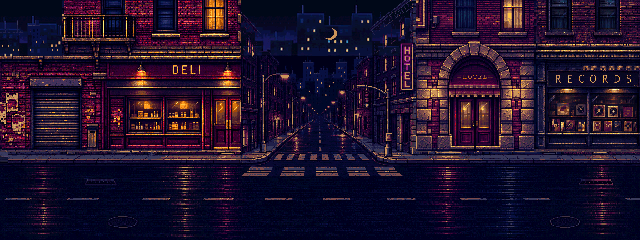
#> input picture docs/intersection-detail-complete/intersection-640.png, 640 x 240 px
$ python preview-intersection-detail-complete.py
#> lines starting #> are read from the running program, lines starting #| are printed output that depends on the picture
#!/usr/bin/env python3
"""Review-only native/enlarged crops; never modify source pixels or runtime data."""
from pathlib import Path
from PIL import Image,ImageDraw
R=Path(__file__).resolve().parents[1];D=R/'docs/intersection-detail-complete';cur=Image.open(D/'intersection-640.png');before=Image.open(R/'docs/intersection-hotel-detail/intersection-640.png')
#> further down, cur is the input picture: PIL image 640x240 RGB; mean R, G, B 33, 18.2, 43.2
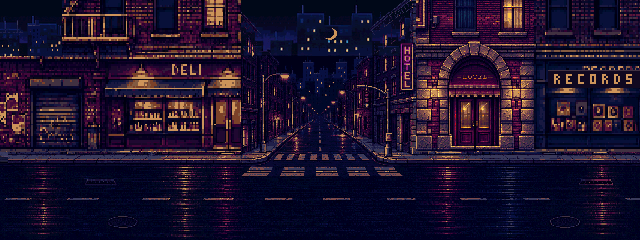
#> input picture docs/intersection-hotel-detail/intersection-640.png, 640 x 240 px
#> further down, before is the input picture: PIL image 640x240 RGB; mean R, G, B 30.2, 18.5, 44.5
for name,box in [('hotel-to-records',(400,0,640,164)),('deli-to-intersection',(190,0,290,164)),('old-strip-transition',(1180,48,1390,170))]:
 im=Image.open(D/'panorama.png') if name=='old-strip-transition' else cur;q=im.crop(box);q.resize((q.width*3,q.height*3),Image.Resampling.NEAREST).save(D/(name+'.png'))
#> after `q = im.crop(box)`:
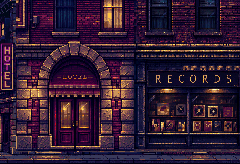
#> q: PIL image 240x164 RGB; mean R, G, B 51, 28.5, 50.9
#> after `im = Image.open(D / 'panorama.png') if name == 'old-strip-transition' `:
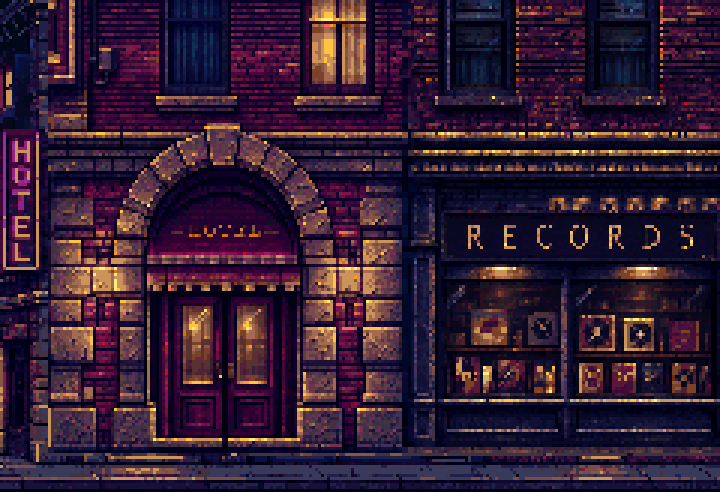
#> saved as hotel-to-records.png: PIL image 720x492 RGB; mean R, G, B 51, 28.5, 50.9
#> pass 3 of the loop `for name,box in [('hotel-to-records',(400,0,640,164)),('deli-to-inters..`:
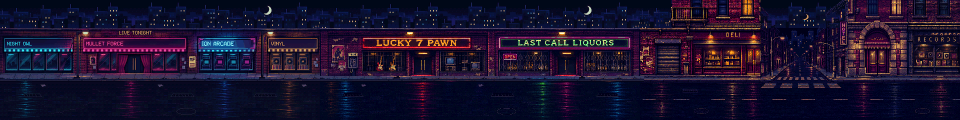
#> input picture docs/intersection-detail-complete/panorama.png, 1920 x 240 px (shown at 1/2 size)
#> im is the input picture: PIL image 1920x240 RGB; mean R, G, B 27.5, 19, 45.8
#> `q = im.crop(box)`:
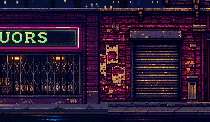
#> q: PIL image 210x122 RGB; mean R, G, B 42.3, 23.5, 49
#> `im = Image.open(D / 'panorama.png') if name == 'old-strip-transition' `:
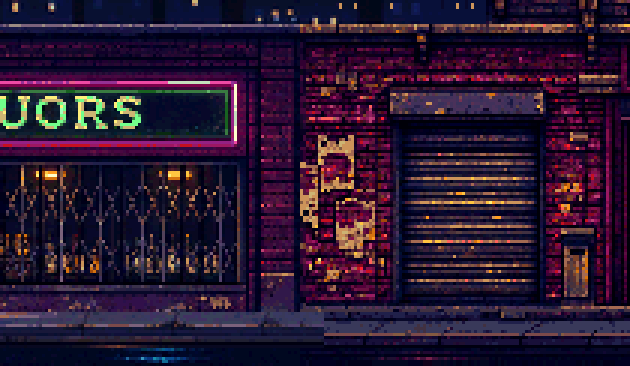
#> saved as old-strip-transition.png: PIL image 630x366 RGB; mean R, G, B 42.3, 23.5, 49
out=Image.new('RGB',(1280,262),(21,27,34));out.paste(before,(0,22));out.paste(cur,(640,22));d=ImageDraw.Draw(out);d.text((5,5),'Approved hotel baseline',fill='white');d.text((645,5),'Complete remaining foreground detail',fill='white');out.save(D/'extension-before-after.png')
#> after `out = Image.new('RGB', (1280, 262), (21, 27, 34))`:
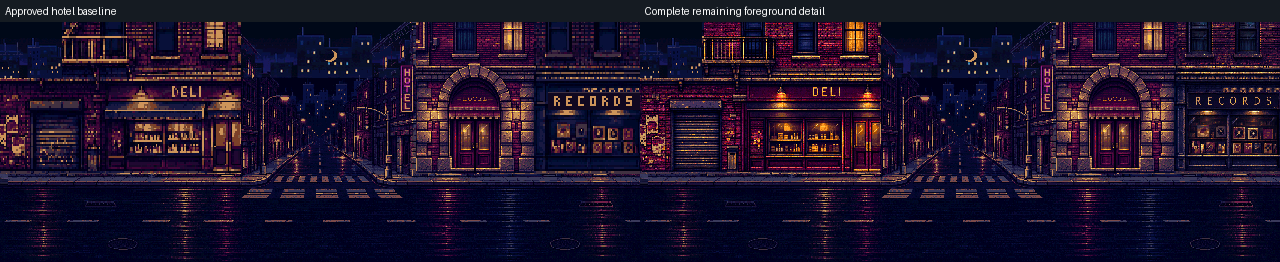
#> saved as extension-before-after.png: PIL image 1280x262 RGB; mean R, G, B 31.2, 19.5, 43.5
old=Image.open(R/'docs/level1-neon-strip-phase2/panorama.png');panels=[('Original mini-mall',old.crop((155,56,275,152))),('Approved hotel (unchanged)',cur.crop((416,40,536,136))),('Residential/DELI',cur.crop((128,40,248,136))),('RECORDS',cur.crop((520,40,640,136)))];out=Image.new('RGB',(740,640),(21,27,34));d=ImageDraw.Draw(out)
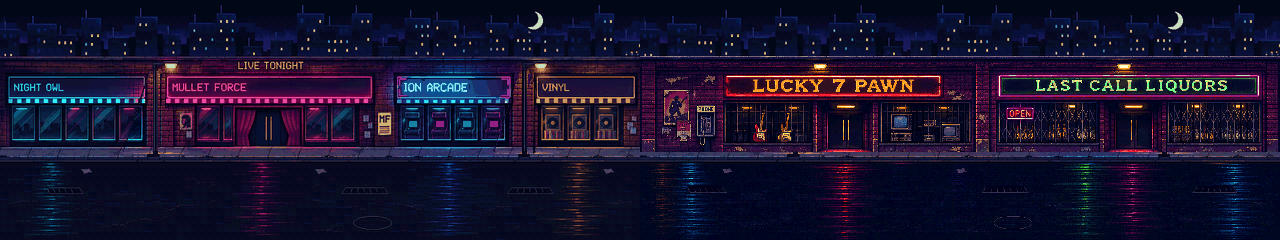
#> input picture docs/level1-neon-strip-phase2/panorama.png, 1280 x 240 px
#> further down, old is the input picture: PIL image 1280x240 RGB; mean R, G, B 24.7, 19.4, 47.1
#> after `out = Image.new('RGB', (740, 640), (21, 27, 34))`:
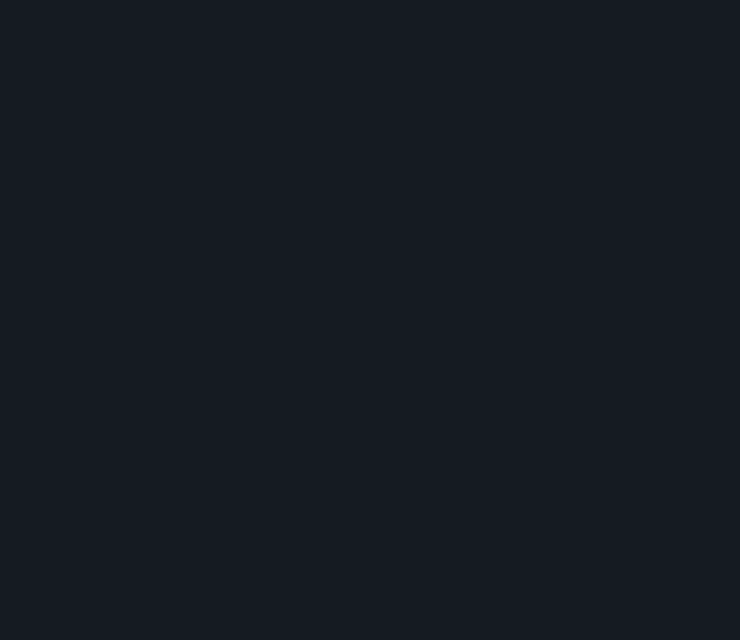
#> out: PIL image 740x640 RGB; mean R, G, B 21, 27, 34
for i,(label,im) in enumerate(panels):
 x=i%2*370;y=i//2*320;d.text((x+5,y+5),label,fill='white');out.paste(im.resize((360,288),Image.Resampling.NEAREST),(x+5,y+24))
#> this loop made 4 passes
#> (label, x, y) on passes 1 to 4: ('Original mini-mall', 0, 0), ('Approved hotel (unchanged)', 370, 0), ('Residential/DELI', 0, 320), ('RECORDS', 370, 320)
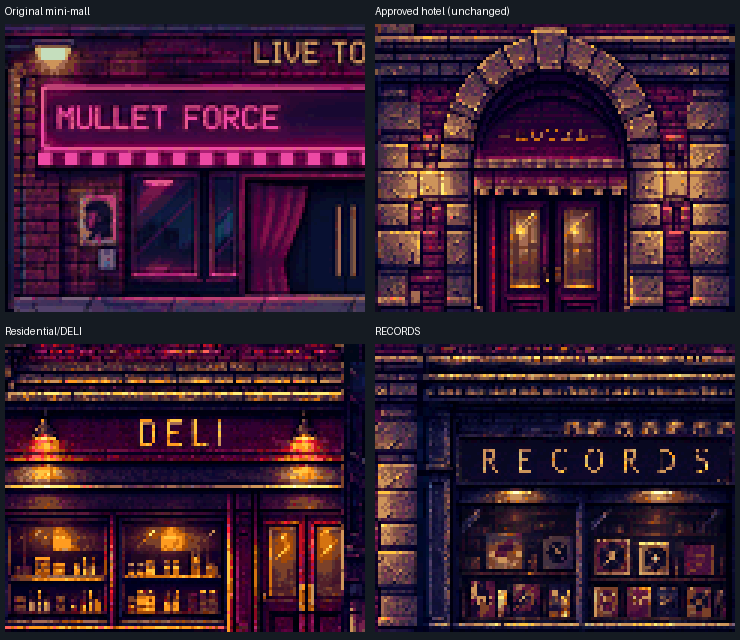
#> out: PIL image 740x640 RGB; mean R, G, B 57.3, 29, 48.4
out.save(D/'detail-quality-comparison.png')
